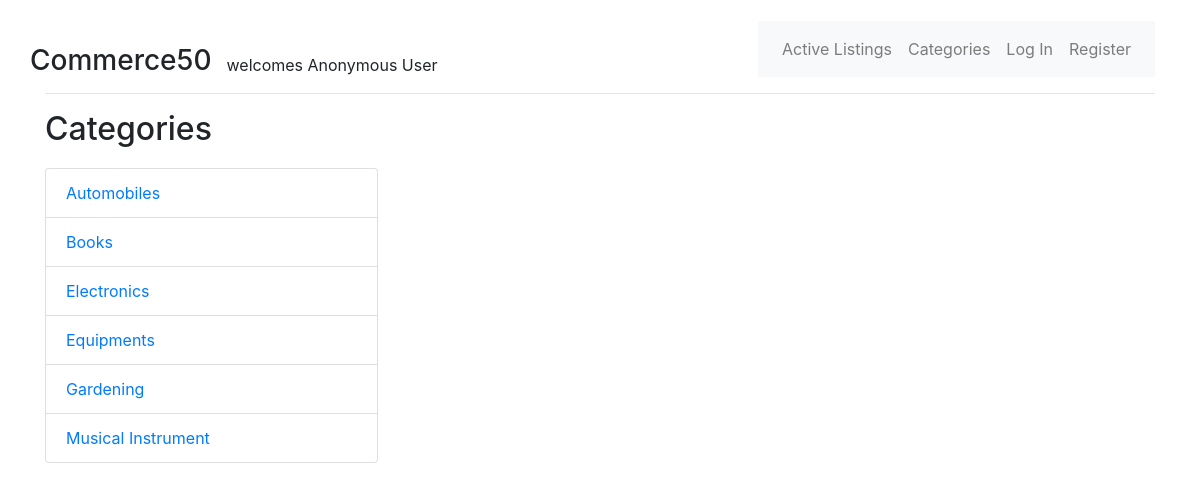
The page /category/ on the database its author committed.
### auctions/models.py (models this page shows, shortened)
class Category(models.Model):
    post = models.ForeignKey(List, on_delete=models.CASCADE, related_name="cat_post")
    category = models.CharField(max_length=10)

### category/views.py (the view)
# urls.py: path("/", views.categories, name="categories"),
def categories(request):
    return render(request, "auctions/category.html", {
        "lists": models.Category.objects.values('category').distinct().order_by('category')
    })

### auctions/templates/auctions/category.html
{% extends "auctions/layout.html" %}
{% block body %}
    <h2>Categories</h2>
    <ul class="list-group" style="width: 30%; padding-top: 1%">
        {% for list in lists %}
            <li class="list-group-item d-flex justify-content-between align-items-center">
                <a href="{% url 'cat' list.category %}">
                    {{ list.category }}
                </a>
            </li>
        {% endfor %}
    </ul>
{% endblock %}

### auctions/static/auctions/styles.css (style rules this page uses)
body { padding: 10px; }

### rows shown on the page
Category: category "Automobiles"
Category: category "Books"
Category: category "Equipments"
Category: category "Gardening"
Category: category "Musical Instrument"

### other values the page prints
{{ list.category }} "Electronics"
